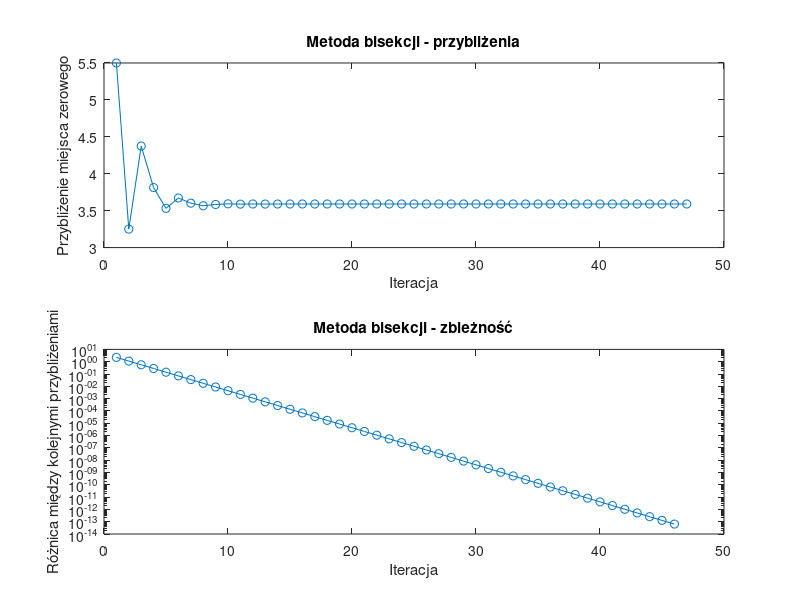

This figure's MATLAB source:
function [xvec,xdif,xsolution,ysolution,iterations] = impedance_bisection()


    % Wyznacza miejsce zerowe funkcji impedance_difference metodą bisekcji.
    
    % Parametry metody bisekcji
    a = 1; % Stała lewa granica przedziału
    b = 10; % Stała prawa granica przedziału
    ytolerance = 1e-12; % Tolerancja wartości funkcji
    max_iterations = 1000; % Maksymalna liczba iteracji
    
    % Sprawdzenie, czy funkcja zmienia znak w danym przedziale
    fa = impedance_difference(a);
    fb = impedance_difference(b);
    
    % Wstępne obliczenie środkowego punktu przedziału
    c = (a + b) / 2; % Środek przedziału
    xvec = c; % Pierwsze przybliżenie w wektorze xvec
    
    % Inicjalizacja zmiennych
    xdif = []; % Wektor różnic przybliżeń
    xsolution = NaN; % Ostateczne rozwiązanie
    ysolution = NaN; % Ostateczna wartość funkcji
    iterations = 0; % Liczba iteracji
    
    for ii = 1:max_iterations
        c = (a + b) / 2; % Nowy środek przedziału
        fc = impedance_difference(c); % Wartość funkcji w punkcie c
        
        % Dodanie do wektora przybliżeń
        xvec(ii, 1) = c;
        
        % Sprawdzenie warunku zakończenia (gdy funkcja osiąga tolerancję)
        if abs(fc) < ytolerance
            xsolution = c;
            ysolution = fc;
            iterations = ii;
            if ii > 1
                xdif(ii-1, 1) = abs(xvec(ii) - xvec(ii-1));
            end
            break;
        end
        
        % Aktualizacja przedziału
        if fa * fc < 0
            b = c;
            fb = fc;
        else
            a = c;
            fa = fc;
        end
        
        % Obliczenie różnicy między kolejnymi przybliżeniami
        if ii > 1
            xdif(ii-1, 1) = abs(xvec(ii) - xvec(ii-1));
        end
    end
    
    % Wykresy
    figure;
    subplot(2,1,1);
    plot(xvec, 'o-');
    xlabel('Iteracja');
    ylabel('Przybliżenie miejsca zerowego');
    title('Metoda bisekcji - przybliżenia');
    
    subplot(2,1,2);
    semilogy(xdif, 'o-');
    xlabel('Iteracja');
    ylabel('Różnica między kolejnymi przybliżeniami');
    title('Metoda bisekcji - zbieżność');
end

function impedance_delta = impedance_difference(f)
    % Wyznacza moduł impedancji równoległego obwodu rezonansowego RLC pomniejszoną o wartość M.
    % f - częstotliwość (Hz)
    
    % Parametry obwodu
    R = 525; % Rezystancja w omach
    L = 3; % Indukcyjność w henrach
    C = 7e-5; % Pojemność w faradach
    M = 75; % Wartość odniesienia impedancji
    
    % Sprawdzenie poprawności częstotliwości
    if f <= 0
        error('Częstotliwość musi być większa od zera.');
    end
    
    % Obliczenie mianownika wyrażenia na moduł impedancji
    omega = 2 * pi * f; % Pulsacja
    term1 = 1 / R^2;
    term2 = (omega * C - 1 / (omega * L))^2;
    denominator = sqrt(term1 + term2);
    
    % Obliczenie modułu impedancji
    Z_abs = 1 / denominator;
    
    % Różnica względem wartości odniesienia
    impedance_delta = Z_abs - M;
end
